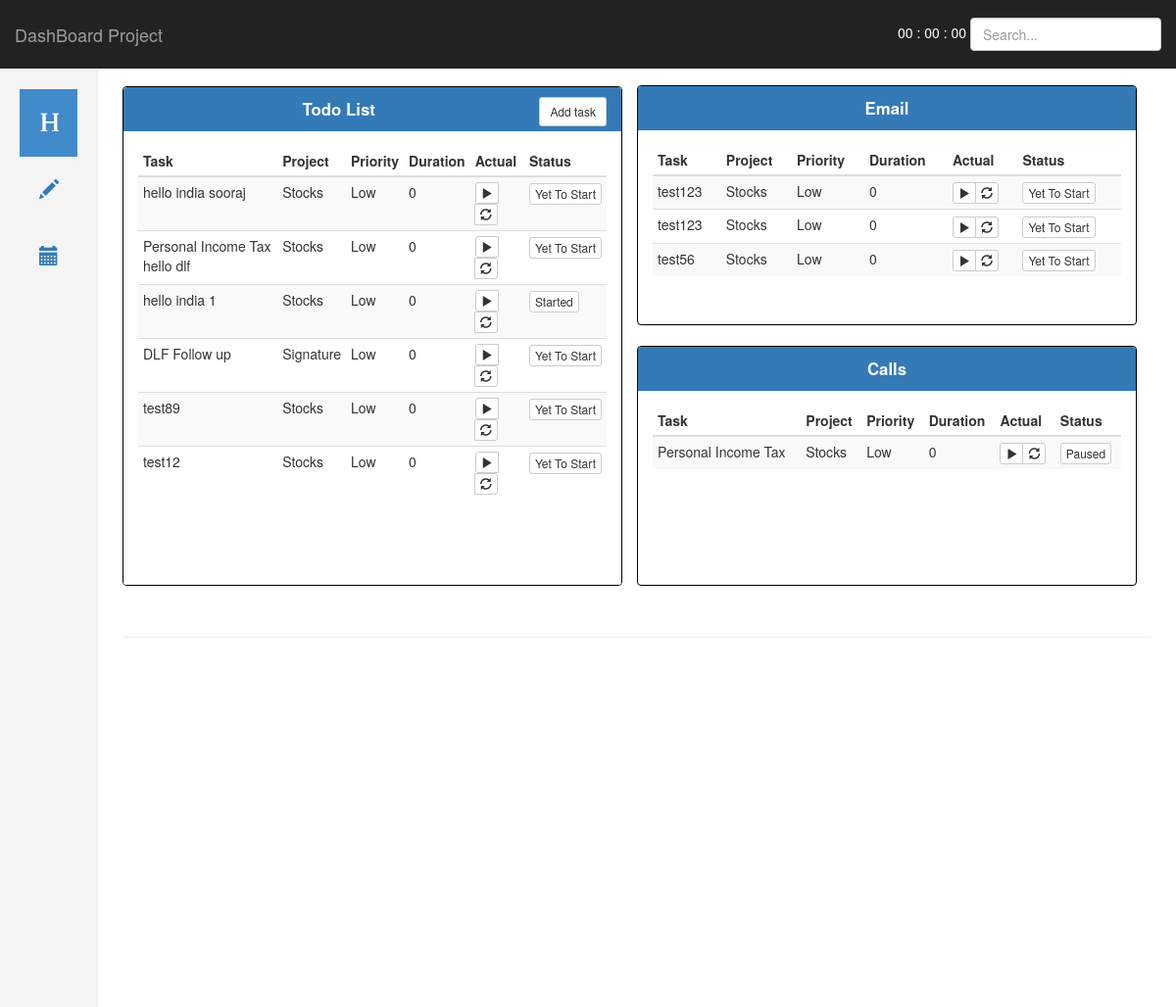
/todo/, run on the app's committed database.
### dash/models.py (models this page shows, shortened)
class task_item(models.Model):
    task_name = models.CharField(max_length=200)
    task_date = models.DateField(null=True)
    task_time = models.TimeField(null=True)
    task_duration = models.IntegerField()
    task_actual = models.IntegerField()
    task_project = models.CharField(max_length=50)
    task_priority = models.CharField(max_length=50)
    task_status = models.CharField(max_length=50)
    task_category = models.CharField(max_length=50)
    task_note = models.CharField(max_length=500)

### dash/views.py (the view, shortened to what this page needs)
# urls.py: url(r'^todo/$', views.todo , name="todo"),
def todo(request):
    flag=request.POST.get('status_flag')
    task_id=request.POST.get('task_id' )
    if flag==1 and request.method == 'POST':
        task_status_change=request.POST.get('task_status_change')
        task_item_obj1=task_item.objects.filter(id=task_id)
        task_item_obj1.task_status=task_status_change
        task_item_obj1.save()
    dateEnd = date.today()
    task_item_inst_list=task_item.objects.filter(task_category='List').exclude(task_date__gt=dateEnd)
    task_item_inst_email=task_item.objects.filter(task_category='Email').exclude(task_date__gt=dateEnd)
    task_item_inst_calls=task_item.objects.filter(task_category='Calls').exclude(task_date__gt=dateEnd)
    template = loader.get_template('dash/todo.html')
    context = {
        'task_item_inst_list': task_item_inst_list,
        'task_item_inst_email': task_item_inst_email,
        'task_item_inst_calls': task_item_inst_calls,
    }
    return HttpResponse(template.render(context, request))

### django_bootstrap_calendar/templatetags/bootstrap_calendar.py (called while the page is built)
@register.simple_tag
def bootstrap_calendar_js(*args, **kwargs):
    options = {}
    try:
        options["language"] = kwargs["language"]
    except KeyError:
        pass
    return render_to_string(
        'django_bootstrap_calendar/partial/calendar_js.html',
        options
    )

@register.simple_tag
def bootstrap_calendar_css(*args):
    return render_to_string(
        'django_bootstrap_calendar/partial/calendar_css.html'
    )

@register.simple_tag
def bootstrap_calendar_init(*args, **kwargs):
    options = {}
    try:
        options["events_url"] = kwargs["events_url"]
    except KeyError:
        options["events_url"] = '/calendar/json/'
    try:
        options["view"] = kwargs["view"]
    except KeyError:
        options["view"] = 'month'
    try:
        options["language"] = kwargs["language"]
    except KeyError:
        options["language"] = 'en'
    try:
        options["first_day"] = kwargs["first_day"]
    except KeyError:
        options["first_day"] = 1
    try:
        options["width"] = kwargs["width"]
    except KeyError:
        options["width"] = '100%'
    return render_to_string('django_bootstrap_calendar/partial/calendar_init.html', options)

@register.tag
def minifyjs(parser, token):
    nodelist = parser.parse(('endminifyjs',))
    parser.delete_first_token()
    return MinifyJs(nodelist)

### django_bootstrap_calendar/utils.py (called while the page is built)
    def render(self, context):
        return jsmin(self.nodelist.render(context))

### dash/templates/dash/todo.html (shortened to what this page needs)
   {% extends "dash/index.html" %}
   {% block content %}
          <div class="row placeholder page-header">
            <div class="col-xs-12 col-sm-6 placeholder">
              <div class="panel panel-primary panelbg">
                <div class="panel-heading text-center">
                 <strong>Todo List</strong>
                  <button class="btn btn-default btn-sm pull-right" data-toggle="modal" data-target="#add_task_popup">Add task</button>
                </div>
                <div class="panel-body">
                   <div class="table-responsive table_list_body">
                        <table class="table table-condensed table-hover table-striped tablesorter ">
                          <thead class="table_head">
                            <tr>
                              <th class="header"> Task </th>
                              <th class="header"> Project </th>
                              <th class="header"> Priority </th>
                              <th class="header"> Duration </th>
                              <th class="header"> Actual   </th>
                              <th class="header"> Status </th>
                            </tr>
                          </thead>
                        <tbody class="">
                         <div>
                         {% for task in task_item_inst_list %}
                            <tr>
                              <td class="task_row" id="{{task.id}}">{{ task.task_name }}</td>
                              <td>{{ task.task_project }}</td>
                              <td>{{ task.task_priority }}</td>
                              <td>{{ task.task_duration }}</td>
                              <td>
                              <div class="btn-group btn-group-xs controls" role="group" aria-label="..." id="">
                                  <button type="button" class="btn btn-default btn-sm start_pause_resume" id=""><span class="glyphicon glyphicon-play" aria-hidden="true"></span></button>
                                  <button type="button" class="btn btn-default btn-sm reset" id=""><span class="glyphicon glyphicon-refresh" aria-hidden="true"></span></button>
                              </div>
                              </td>
                              <td>
                                  <div class="dropdown">
                                    <input type="button" class="btn btn-default btn-xs dropdown-toggle dropdown_list " id="{{task.id}}" data-toggle="dropdown" aria-haspopup="true" aria-expanded="false" value="{{ task.task_status }}">
                                  </div>
                             </td>
                            </tr>
                        {% endfor %}
                         </div>
                        </tbody>
                        </table>
                    </div>
                </div>
              </div>
            </div>
            <div class="col-xs-12 col-sm-6 placeholder">
              <div class="row">
                <div class="col-xs-24 col-sm-12 placeholder">
                  <div class="panel panel-primary panelbghalf">
                    <div class="panel-heading text-center">
                        <strong>Email</strong>
                    </div>
                    <div class="panel-body">
                      <div class="table-responsive">
                        <table class="table table-condensed table-hover table-striped tablesorter">
                          <thead class="table_head">
                             <tr>
                              <th class="header"> Task </th>
                              <th class="header"> Project </th>
                              <th class="header"> Priority </th>
                              <th class="header"> Duration </th>
                              <th class="header"> Actual </th>
                              <th class="header"> Status </th>
                            </tr>
                          </thead>
                        <tbody>
                         <div>
                         {% for task in task_item_inst_email %}
                            <tr>
                              <td class="email_row" id="{{task.id}}">{{ task.task_name }}</td>
                              <td>{{ task.task_project }}</td>
                              <td>{{ task.task_priority }}</td>
                              <td>{{ task.task_duration }}</td>
                              <td>
                              <div class="btn-group btn-group-xs controls" role="group" aria-label="..." id="">
                                  <button type="button" class="btn btn-default btn-sm start_pause_resume" id=""><span class="glyphicon glyphicon-play" aria-hidden="true"></span></button>
                                  <button type="button" class="btn btn-default btn-sm reset" id=""><span class="glyphicon glyphicon-refresh" aria-hidden="true"></span></button>
                              </div>
                              </td>
                              <td>
                                  <div class="dropdown">
                                    <input type="button" class="btn btn-default btn-xs dropdown-toggle dropdown_email " id="{{task.id}}" data-toggle="dropdown" aria-haspopup="true" aria-expanded="false" value="{{ task.task_status }}">
                                  </div>
                             </td>
                            </tr>
                        {% endfor %}
                         </div>
                        </tbody>
                        </table>
                    </div>
                        </div>
                    </div>
                </div>
              </div>
              <div class="row">
                <div class="col-xs-24 col-sm-12 placeholder">
                    <div class="panel panel-primary panelbghalf">
                        <div class="panel-heading text-center">
                         <strong>Calls</strong>
                        </div>
                        <div class="panel-body">
                            <div class="table-responsive">
                        <table class="table table-condensed table-hover table-striped tablesorter">
                          <thead>
                             <tr>
                              <th class="header"> Task </th>
                              <th class="header"> Project </th>
                              <th class="header"> Priority </th>
                              <th class="header"> Duration </th>
                              <th class="header"> Actual </th>
                              <th class="header"> Status </th>
                            </tr>
                          </thead>
                        <tbody>
                          <div>
                         {% for task in task_item_inst_calls %}
                            <tr>
                              <td class="calls_row" id="{{task.id}}">{{ task.task_name }}</td>
                              <td>{{ task.task_project }}</td>
                              <td>{{ task.task_priority }}</td>
                              <td>{{ task.task_duration }}</td>
                              <td>
                              <div class="btn-group btn-group-xs controls" role="group" aria-label="..." id="">
                                  <button type="button" class="btn btn-default btn-sm start_pause_resume" id=""><span class="glyphicon glyphicon-play" aria-hidden="true"></span></button>
                                  <button type="button" class="btn btn-default btn-sm reset" id=""><span class="glyphicon glyphicon-refresh" aria-hidden="true"></span></button>
                              </div>
                              </td>
                              <td>
                                  <div class="dropdown">
                                    <input type="button" class="btn btn-default btn-xs dropdown-toggle dropdown_calls " id="{{task.id}}" data-toggle="dropdown" aria-haspopup="true" aria-expanded="false" value="{{ task.task_status }}">
                                  </div>
                             </td>
                            </tr>
                        {% endfor %}
                          </div>
                        </tbody>
                        </table>
                    </div>
                        </div>
                    </div>
                </div>
              </div>
            </div>
          </div>
    {% endblock %}

### dash/templates/dash/index.html (shortened to what this page needs)
{% load staticfiles i18n %}
{% load bootstrap_calendar %}
<!DOCTYPE html>
<html lang="en">
<head>
  {% load staticfiles %}
  <link rel="stylesheet" href="{% static 'css/bootstrap.min.css' %}" type="text/css" />
  <link rel="stylesheet" href="//code.jquery.com/ui/1.11.4/themes/smoothness/jquery-ui.css">
  {% bootstrap_calendar_css %}
  </head>
  <body>
    <nav class="navbar navbar-inverse navbar-fixed-top">
      <div class="container-fluid">
        <div class="navbar-header">
          <a class="navbar-brand" href="#">DashBoard Project</a>
        </div>
        <div id="navbar" class="navbar-collapse collapse">
          <form class="navbar-form navbar-right">
            <div id"timer_functionality">
              <div id="time">
                  <span id="hours">00</span> :
                  <span id="minutes">00</span> :
                  <span id="seconds">00</span>
                  <input type="text" class="form-control" placeholder="Search...">
              </div>
            </div>
          </form>
        </div>
      </div>
    </nav>
    <div class="container-fluid">
       <div class="row">
        <div class="col-sm-1 col-md-1 sidebar">
          <ul class="nav nav-sidebar">
            <li class="active"><a href="/signatureinn/homepage/"><span class="glyphicon glyphicon-header" aria-hidden="true"></span></a></li>
            <li><a href="/todo/"><span class="glyphicon glyphicon-pencil" aria-hidden="true"></span></a></li>
            <li><a href="/django_bootstrap_calendar/"><span class="glyphicon glyphicon-calendar" aria-hidden="true"></span></a></li>
          </ul>
        </div>
        <div class="col-sm-11 col-sm-offset-1 col-md-11 col-md-offset-1 main">
          {% block content %}
          {% endblock %}
        </div>
      </div>
               </div>
  </body>
</html>

### django_bootstrap_calendar/templates/django_bootstrap_calendar/partial/calendar_js.html (shortened to what this page needs)
{% load static %}

### django_bootstrap_calendar/templates/django_bootstrap_calendar/partial/calendar_init.html (shortened to what this page needs)
{% load bootstrap_calendar %}{% load static %}

### django_bootstrap_calendar/templates/django_bootstrap_calendar/partial/calendar_css.html
{% load static %}
<link href="{% static 'css/calendar.css' %}" rel="stylesheet">
<link href="{% static 'css/django_bootstrap_calendar.css' %}" rel="stylesheet">

### dash/templates/dash/index.html (style rules this page uses)
body { padding-top: 50px; }
.page-header { position: relative; top : 15px; }
.navbar-fixed-top { border: 0; padding-top: 10px; padding-bottom: 10px; }
.sidebar { display: none; }
@media (min-width: 768px) { .sidebar { position: fixed; top: 71px; bottom: 0; left: 0; z-index: 1000; display: block; padding: 20px; overflow-x: hidden; overflow-y: auto; background-color: #f5f5f5; border-right: 1px solid #eee; } }
.nav-sidebar > li > a { padding-right: 20px; padding-left: 20px; padding-top: 20px; padding-bottom: 20px; font-size: 20px; }
.nav-sidebar > .active > a, .nav-sidebar > .active > a:hover, .nav-sidebar > .active > a:focus { color: #fff; background-color: #428bca; }
.panelbg { height:510px; margin-left:-15px; margin-top:-1px; border:1px solid black; overflow: auto; }
.panelbghalf { height:245px; margin-left:-15px; margin-top:-2px; margin-bottom:3px; border:1px solid black; overflow: auto; }
.table_list_body { height:490px; }
strong { font-size:120%; }
.main { padding: 20px; }
@media (min-width: 768px) { .main { padding-right: 40px; padding-left: 40px; } }
.main .page-header { margin-top: 0; padding-top:4px; }
.placeholder { margin-bottom: 20px; }
#time { color: white; }

### data on the page
task_item: task_name "hello india sooraj", task_project "Stocks", task_priority "Low", task_duration "0", task_status "Yet To Start"
task_item: task_name "Personal Income Tax hello dlf", task_project "Stocks", task_priority "Low", task_duration "0", task_status "Yet To Start"
task_item: task_name "hello india 1", task_project "Stocks", task_priority "Low", task_duration "0", task_status "Started"
task_item: task_name "DLF Follow up", task_project "Signature", task_priority "Low", task_duration "0", task_status "Yet To Start"
task_item: task_name "test89", task_project "Stocks", task_priority "Low", task_duration "0", task_status "Yet To Start"
task_item: task_name "test12", task_project "Stocks", task_priority "Low", task_duration "0", task_status "Yet To Start"
task_item: task_name "test123", task_project "Stocks", task_priority "Low", task_duration "0", task_status "Yet To Start"
task_item: task_name "test123", task_project "Stocks", task_priority "Low", task_duration "0", task_status "Yet To Start"
task_item: task_name "test56", task_project "Stocks", task_priority "Low", task_duration "0", task_status "Yet To Start"
task_item: task_name "Personal Income Tax", task_project "Stocks", task_priority "Low", task_duration "0", task_status "Paused"
